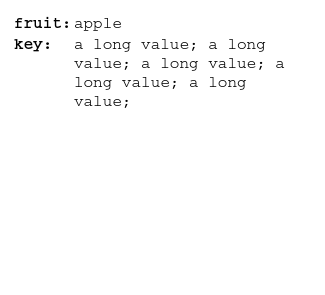
<?xml version="1.0" encoding="UTF-8"?>
<ui version="4.0">
 <class>info_window</class>
 <widget class="QWidget" name="info_window">
  <property name="windowModality">
   <enum>Qt::NonModal</enum>
  </property>
  <property name="geometry">
   <rect>
    <x>0</x>
    <y>0</y>
    <width>325</width>
    <height>295</height>
   </rect>
  </property>
  <property name="windowTitle">
   <string>ScoreBee - Info</string>
  </property>
  <property name="autoFillBackground">
   <bool>false</bool>
  </property>
  <property name="styleSheet">
   <string notr="true">background-color: white</string>
  </property>
  <layout class="QGridLayout" name="gridLayout">
   <property name="margin">
    <number>8</number>
   </property>
   <item row="0" column="0">
    <widget class="QTextBrowser" name="textarea">
     <property name="font">
      <font>
       <family>Courier</family>
       <pointsize>12</pointsize>
      </font>
     </property>
     <property name="frameShape">
      <enum>QFrame::NoFrame</enum>
     </property>
     <property name="html">
      <string>&lt;!DOCTYPE HTML PUBLIC &quot;-//W3C//DTD HTML 4.0//EN&quot; &quot;http://www.w3.org/TR/REC-html40/strict.dtd&quot;&gt;
&lt;html&gt;&lt;head&gt;&lt;meta name=&quot;qrichtext&quot; content=&quot;1&quot; /&gt;&lt;style type=&quot;text/css&quot;&gt;
p, li { white-space: pre-wrap; }
&lt;/style&gt;&lt;/head&gt;&lt;body style=&quot; font-family:'Courier'; font-size:12pt; font-weight:400; font-style:normal;&quot;&gt;
&lt;table border=&quot;0&quot; style=&quot; margin-top:0px; margin-bottom:0px; margin-left:0px; margin-right:0px;&quot; cellspacing=&quot;2&quot; cellpadding=&quot;0&quot;&gt;
&lt;tr&gt;
&lt;td&gt;
&lt;p style=&quot; margin-top:0px; margin-bottom:0px; margin-left:0px; margin-right:0px; -qt-block-indent:0; text-indent:0px;&quot;&gt;&lt;span style=&quot; font-weight:600;&quot;&gt;fruit:&lt;/span&gt;&lt;/p&gt;&lt;/td&gt;
&lt;td&gt;
&lt;p style=&quot; margin-top:0px; margin-bottom:0px; margin-left:0px; margin-right:0px; -qt-block-indent:0; text-indent:0px;&quot;&gt;apple&lt;/p&gt;&lt;/td&gt;&lt;/tr&gt;
&lt;tr&gt;
&lt;td&gt;
&lt;p style=&quot; margin-top:0px; margin-bottom:0px; margin-left:0px; margin-right:0px; -qt-block-indent:0; text-indent:0px;&quot;&gt;&lt;span style=&quot; font-weight:600;&quot;&gt;key:&lt;/span&gt;&lt;/p&gt;&lt;/td&gt;
&lt;td&gt;
&lt;p style=&quot; margin-top:0px; margin-bottom:0px; margin-left:0px; margin-right:0px; -qt-block-indent:0; text-indent:0px;&quot;&gt;a long value; a long value; a long value; a long value; a long value; &lt;/p&gt;&lt;/td&gt;&lt;/tr&gt;&lt;/table&gt;&lt;/body&gt;&lt;/html&gt;</string>
     </property>
     <property name="acceptRichText">
      <bool>false</bool>
     </property>
    </widget>
   </item>
  </layout>
 </widget>
 <resources/>
 <connections/>
</ui>
